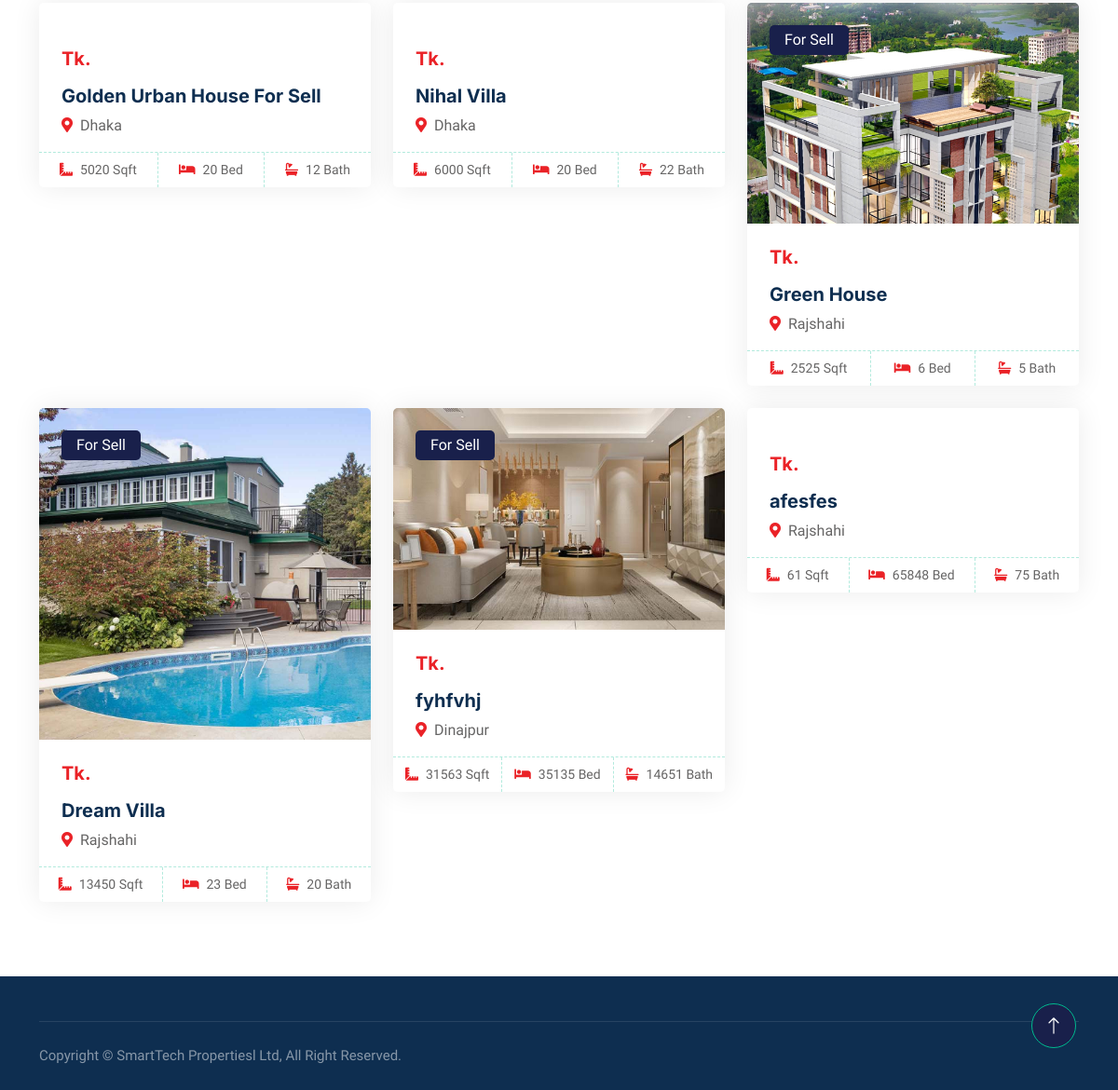
The app's page /property/ (lower part), older data.
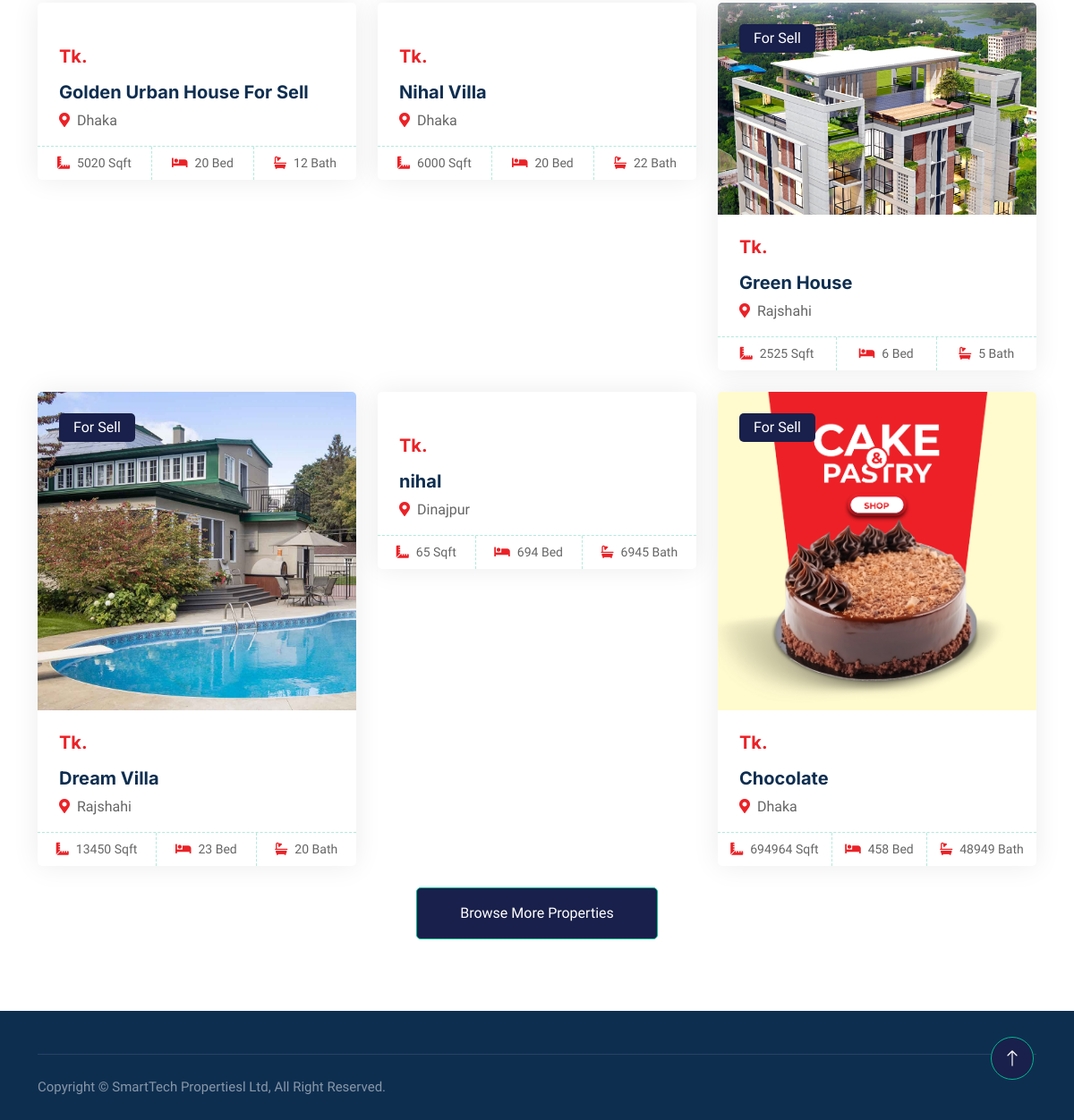
The same page, newer data.
### properties/models.py (models this page shows, shortened)
class Property(models.Model):
    PROPERTY_TYPES = [
        ('sell', 'For Sell'),
        ('sold', 'Sold'),
        ('upcoming', 'Upcoming'),
        ('completed', 'Completed'),
    ]
    title = models.CharField(max_length=100)
    category = models.CharField(choices=CATEGORY_CHOICES, default='J', max_length=2)
    property_type = models.CharField(max_length=10, choices=PROPERTY_TYPES, default='sell')
    location = models.CharField(max_length=255)
    image = models.ImageField(upload_to='property_images/',default="No Image Set")
    size_sqft = models.IntegerField()
    bedrooms = models.IntegerField()
    bathrooms = models.IntegerField()
    belcony = models.IntegerField(default=0)

### properties/views.py (the view)
# urls.py: path('property/', views.property, name="property"),  # Updated path with trailing slash
def property(request):
    properties = Property.objects.all()
    header_image = PropertyHeaderImage.objects.first()  # Assuming you have only one header image
    for_sell_properties = properties.filter(property_type='sell')[:6]
    additional_sell_properties = properties.filter(property_type='sell')[6:]
    sold_properties = properties.filter(property_type='sold')[:6]
    additional_sold_properties = properties.filter(property_type='sold')[6:]
    upcoming_properties = properties.filter(property_type='upcoming')[:6]
    additional_upcoming_properties = properties.filter(property_type='upcoming')[6:]
    completed_properties = properties.filter(property_type='completed')[:6]
    additional_completed_properties = properties.filter(property_type='completed')[6:]
    context = {
        'properties': properties,
        'header_image': header_image,
        'for_sell_properties': for_sell_properties,
        'additional_sell_properties': additional_sell_properties,
        'sold_properties': sold_properties,
        'additional_sold_properties': additional_sold_properties,
        'upcoming_properties': upcoming_properties,
        'additional_upcoming_properties': additional_upcoming_properties,
        'completed_properties': completed_properties,
        'additional_completed_properties': additional_completed_properties,
    }
    return render(request, 'properties/property-list.html', context)

### properties/templates/properties/property-list.html (shortened to what this page needs)
{% extends "properties/base.html" %}
{% block body %}
{% load static %}
<div class="container-xxl py-5">
    <div class="container">
        <div class="tab-content">
            <div id="tab-1" class="tab-pane fade show p-0 active">
                <div class="row g-4" id="property-list">
                    {% for property in for_sell_properties %}
                    <div class="col-lg-4 col-md-6 wow fadeInUp" data-wow-delay="0.1s">
                        <div class="property-item rounded overflow-hidden">
                            <div class="position-relative overflow-hidden">
                                <a href="{% url 'property_detail' property.id %}">
                                    <img class="img-fluid" src="{{ property.image.url }}" alt="">
                                </a>
                                <div class="bg-primary rounded text-white position-absolute start-0 top-0 m-4 py-1 px-3">
                                    For Sell
                                </div>
                            </div>
                            <div class="p-4 pb-0">
                                <h5 class="text-primary mb-3">Tk.{{ property.price }}</h5>
                                <a class="d-block h5 mb-2" href="{% url 'property_detail' property.id %}">{{ property.title }}</a>
                                <p><i class="fa fa-map-marker-alt text-primary me-2"></i>{{ property.location }}</p>
                            </div>
                            <div class="d-flex border-top">
                                <small class="flex-fill text-center border-end py-2"><i class="fa fa-ruler-combined text-primary me-2"></i>{{ property.size_sqft }} Sqft</small>
                                <small class="flex-fill text-center border-end py-2"><i class="fa fa-bed text-primary me-2"></i>{{ property.bedrooms }} Bed</small>
                                <small class="flex-fill text-center py-2"><i class="fa fa-bath text-primary me-2"></i>{{ property.bathrooms }} Bath</small>
                            </div>
                        </div>
                    </div>
                    {% endfor %}
                </div>
                {% if additional_sell_properties %}
                <div class="col-12 text-center">
                    <button id="browse-more-sell-btn" class="btn btn-primary py-3 px-5 mt-4">Browse More Properties</button>
                </div>
                {% endif %}
            </div>
        </div>
    </div>
</div>
{% endblock %}

Row changes from the older to the newer data that the page shows:
removed Property: image (picture), title "fyhfvhj", location "Dinajpur", size_sqft "31563", bedrooms "35135", bathrooms "14651"
removed Property: title "afesfes", location "Rajshahi", size_sqft "61", bedrooms "65848", bathrooms "75"
added Property: title "nihal", location "Dinajpur", size_sqft "65", bedrooms "694", bathrooms "6945"
added Property: image (picture), title "Chocolate", location "Dhaka", size_sqft "694964", bedrooms "458", bathrooms "48949"
Text that changed along with them:
text now shown: "Browse More Properties"
